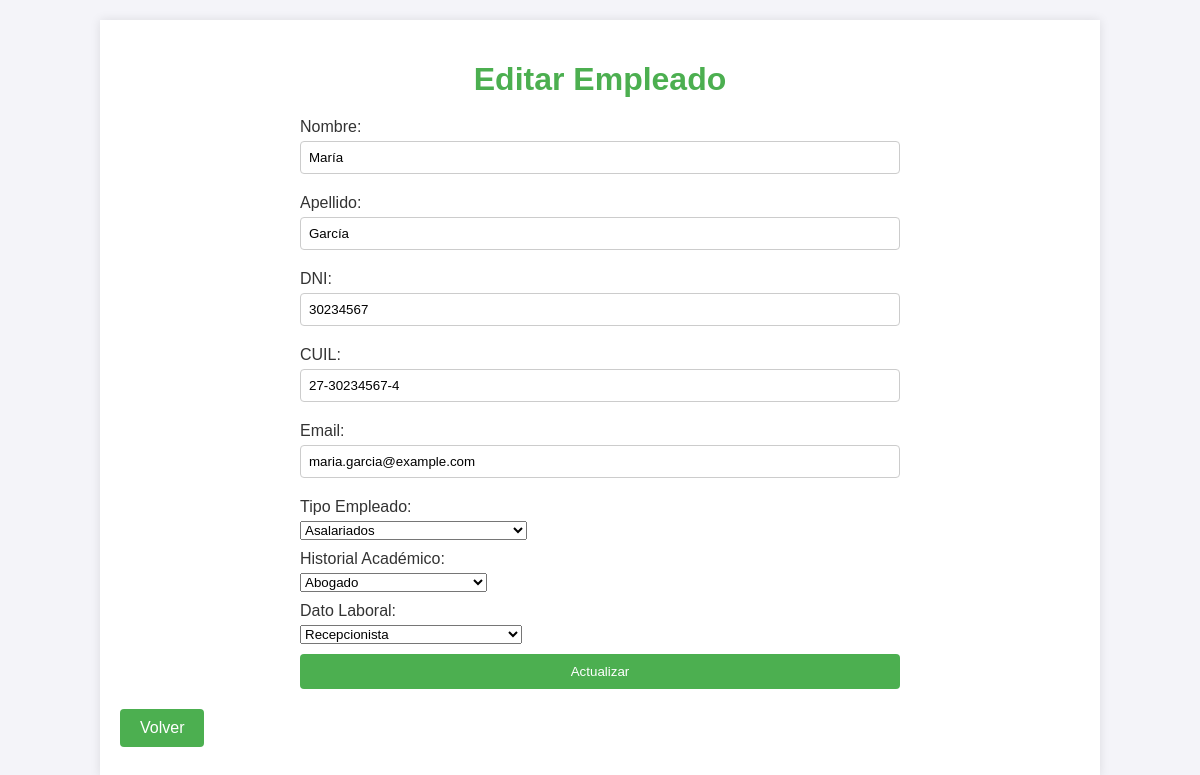
The app's page /update.php?id=2 with its own data.
### tables this page shows
CREATE TABLE `empleado` (
  `idempleado` int(11) NOT NULL AUTO_INCREMENT,
  `nombre` varchar(45) NOT NULL,
  `apellido` varchar(45) NOT NULL,
  `dni` varchar(45) NOT NULL,
  `cuil` varchar(45) NOT NULL,
  `mail` varchar(45) NOT NULL,
  `tipo_empleado_idtipo_empleado` int(11) NOT NULL,
  `historial_academico_idhistorial_academico` int(11) NOT NULL,
  `dato_laboral_iddato_laboral` int(11) NOT NULL,
  PRIMARY KEY (`idempleado`),
  KEY `fk_empleado_tipo_empleado_idx` (`tipo_empleado_idtipo_empleado`),
  KEY `fk_empleado_historial_academico1_idx` (`historial_academico_idhistorial_academico`),
  KEY `fk_empleado_dato_laboral1_idx` (`dato_laboral_iddato_laboral`),
  CONSTRAINT `fk_empleado_dato_laboral1` FOREIGN KEY (`dato_laboral_iddato_laboral`) REFERENCES `dato_laboral` (`iddato_laboral`) ON DELETE NO ACTION ON UPDATE NO ACTION,
  CONSTRAINT `fk_empleado_historial_academico1` FOREIGN KEY (`historial_academico_idhistorial_academico`) REFERENCES `dato_academico` (`idhistorial_academico`) ON DELETE NO ACTION ON UPDATE NO ACTION,
  CONSTRAINT `fk_empleado_tipo_empleado` FOREIGN KEY (`tipo_empleado_idtipo_empleado`) REFERENCES `tipo_empleado` (`idtipo_empleado`) ON DELETE NO ACTION ON UPDATE NO ACTION
);

### update.php (the view, shortened to what this page needs)
<?php include('db.php'); ?>
<!DOCTYPE html>
<html lang="es">
<head>
    <link rel="stylesheet" href="styles.css">
</head>
<body>
    <div class="container">
        <h1>Editar Empleado</h1>
        <?php
        if (isset($_POST['update'])) {
            $id = $_POST['id'];
            $nombre = $_POST['nombre'];
            $apellido = $_POST['apellido'];
            $dni = $_POST['dni'];
            $cuil = $_POST['cuil'];
            $mail = $_POST['mail'];
            $tipo_empleado_idtipo_empleado = $_POST['tipo_empleado_idtipo_empleado'];
            $historial_academico_idhistorial_academico = $_POST['historial_academico_idhistorial_academico'];
            $dato_laboral_iddato_laboral = $_POST['dato_laboral_iddato_laboral'];
            $sql = "UPDATE empleado SET nombre='$nombre', apellido='$apellido', dni='$dni', cuil='$cuil', mail='$mail', tipo_empleado_idtipo_empleado='$tipo_empleado_idtipo_empleado', historial_academico_idhistorial_academico='$historial_academico_idhistorial_academico', dato_laboral_iddato_laboral='$dato_laboral_iddato_laboral' WHERE idempleado='$id'";
            if ($conn->query($sql) === TRUE) {
                echo "Empleado actualizado exitosamente.";
                $sql = "SELECT * FROM empleado WHERE idempleado = $id";
                $result = $conn->query($sql);
                if ($result->num_rows > 0) {
                    $row = $result->fetch_assoc();
                } else {
                    echo "Empleado no encontrado.";
                    exit;
                }
            } else {
                echo "Error: " . $sql . "<br>" . $conn->error;
            }
        }
        elseif (isset($_GET['id'])) {
            $id = $_GET['id'];
            $sql = "SELECT * FROM empleado WHERE idempleado = $id";
            $result = $conn->query($sql);
            if ($result->num_rows > 0) {
                $row = $result->fetch_assoc();
            } else {
                echo "Empleado no encontrado.";
                exit;
            }
        }else {
            echo "No se proporcionó un ID de empleado.";
            exit;
        }
        function getOptions($conn, $table, $idField, $descField, $selectedId) {
            $options = "";
            $sql = "SELECT $idField, $descField FROM $table";
            $result = $conn->query($sql);
            while ($row = $result->fetch_assoc()) {
                $selected = $row[$idField] == $selectedId ? "selected" : "";
                $options .= "<option value='{$row[$idField]}' $selected>{$row[$descField]}</option>";
            }
            return $options;
        }
        $tipoEmpleadoOptions = getOptions($conn, 'tipo_empleado', 'idtipo_empleado', 'descripcion', $row['tipo_empleado_idtipo_empleado']);
        $historialAcademicoOptions = getOptions($conn, 'dato_academico', 'idhistorial_academico', 'descripcion', $row['historial_academico_idhistorial_academico']);
        $datoLaboralOptions = getOptions($conn, 'dato_laboral', 'iddato_laboral', 'descripcion', $row['dato_laboral_iddato_laboral']);
        ?>
        <form action="update.php" method="post">
            <label for="nombre">Nombre:</label>
            <input type="text" name="nombre" value="<?php echo $row['nombre']; ?>" required>
            <label for="apellido">Apellido:</label>
            <input type="text" name="apellido" value="<?php echo $row['apellido']; ?>" required>
            <label for="dni">DNI:</label>
            <input type="text" name="dni" value="<?php echo $row['dni']; ?>" required>
            <label for="cuil">CUIL:</label>
            <input type="text" name="cuil" value="<?php echo $row['cuil']; ?>" required>
            <label for="mail">Email:</label>
            <input type="email" name="mail" value="<?php echo $row['mail']; ?>" required>
            <label for="tipo_empleado_idtipo_empleado">Tipo Empleado:</label>
            <select name="tipo_empleado_idtipo_empleado" required>
                <?php echo $tipoEmpleadoOptions; ?>
            </select>
            <label for="historial_academico_idhistorial_academico">Historial Académico:</label>
            <select name="historial_academico_idhistorial_academico" required>
                <?php echo $historialAcademicoOptions; ?>
            </select>
            <label for="dato_laboral_iddato_laboral">Dato Laboral:</label>
            <select name="dato_laboral_iddato_laboral" required>
                <?php echo $datoLaboralOptions; ?>
            </select>
            <input type="submit" name="update" value="Actualizar" class="button">
        </form>
        <a href="index.php" class="button">Volver</a>
    </div>
</body>
</html>

### styles.css (style rules this page uses)
body { font-family: Arial, sans-serif; background-color: #f4f4f9; color: #333; margin: 0; padding: 0; }
.container { width: 80%; margin: 20px auto; padding: 20px; background-color: #fff; box-shadow: 0 0 10px rgba(0, 0, 0, 0.1); }
h1 { text-align: center; color: #4CAF50; margin-bottom: 20px; }
.button { display: inline-block; padding: 10px 20px; margin: 10px 0; background-color: #4CAF50; color: white; text-align: center; text-decoration: none; border-radius: 4px; transition: background-color 0.3s; }
form { width: 100%; max-width: 600px; margin: 0 auto; }
label { display: block; margin: 10px 0 5px; }
input[type="text"], input[type="email"] { width: 100%; padding: 8px; margin-bottom: 10px; box-sizing: border-box; border: 1px solid #ccc; border-radius: 4px; }
input[type="submit"] { width: 100%; padding: 10px; background-color: #4CAF50; color: white; border: none; border-radius: 4px; cursor: pointer; transition: background-color 0.3s; }

### records on screen
empleado: nombre "María", apellido "García", dni "30234567", cuil "27-30234567-4", mail "maria.garcia@example.com"

### other values on screen
form field tipo_empleado_idtipo_empleado "Asalariados"
form field historial_academico_idhistorial_academico "Abogado"
form field dato_laboral_iddato_laboral "Recepcionista"
